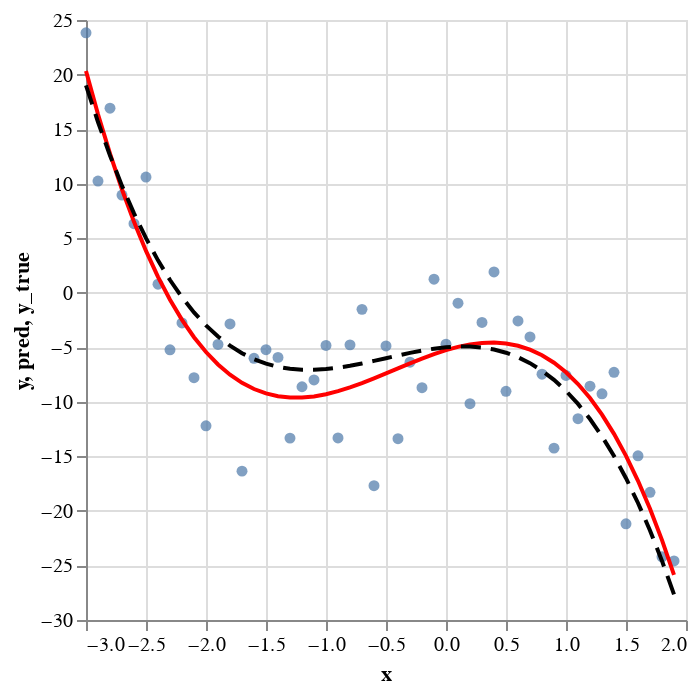

The cell this chart's notebook holds for it:
### Markdown cell above
* Layer these plots on top of the above scatter plot `c1`.

### Code cell
c1+c2+c3

### Figure 1 — Vega-Lite specification as saved in the notebook (floating-point values rounded to 4 significant figures)
{"config": {"view": {"continuousWidth": 300, "continuousHeight": 300}}, "layer": [{"mark": {"type": "circle"}, "encoding": {"x": {"field": "x", "type": "quantitative"}, "y": {"field": "y", "type": "quantitative"}}}, {"mark": {"type": "line", "color": "red"}, "encoding": {"x": {"field": "x", "type": "quantitative"}, "y": {"field": "pred", "type": "quantitative"}}}, {"mark": {"type": "line", "color": "black", "strokeDash": [10, 5]}, "encoding": {"x": {"field": "x", "type": "quantitative"}, "y": {"field": "y_true", "type": "quantitative"}}}], "data": {"name": "data-6cbb050be1ac1237ae924e965d0550e5"}, "$schema": "https://vega.github.io/schema/vega-lite/v5.8.0.json", "datasets": {"data-6cbb050be1ac1237ae924e965d0550e5": [{"x": -3.0, "y_true": 19.0, "y": 23.82, "pred": 20.32}, {"x": -2.9, "y_true": 15.65, "y": 10.24, "pred": 16.36}, {"x": -2.8, "y_true": 12.58, "y": 16.92, "pred": 12.75}, {"x": -2.7, "y_true": 9.796, "y": 8.955, "pred": 9.462}, {"x": -2.6, "y_true": 7.272, "y": 6.324, "pred": 6.495}, {"x": -2.5, "y_true": 5.0, "y": 10.6, "pred": 3.832}, {"x": -2.4, "y_true": 2.968, "y": 0.7841, "pred": 1.457}, {"x": -2.3, "y_true": 1.164, "y": -5.234, "pred": -0.6438}, {"x": -2.2, "y_true": -0.424, "y": -2.771, "pred": -2.483}, {"x": -2.1, "y_true": -1.808, "y": -7.792, "pred": -4.076}, {"x": -2.0, "y_true": -3.0, "y": -12.2, "pred": -5.436}, {"x": -1.9, "y_true": -4.012, "y": -4.74, "pred": -6.577}, {"x": -1.8, "y_true": -4.856, "y": -2.865, "pred": -7.513}, {"x": -1.7, "y_true": -5.544, "y": -16.35, "pred": -8.258}, {"x": -1.6, "y_true": -6.088, "y": -6.016, "pred": -8.827}, {"x": -1.5, "y_true": -6.5, "y": -5.224, "pred": -9.232}, {"x": -1.4, "y_true": -6.792, "y": -5.926, "pred": -9.489}, {"x": -1.3, "y_true": -6.976, "y": -13.33, "pred": -9.61}, {"x": -1.2, "y_true": -7.064, "y": -8.619, "pred": -9.61}, {"x": -1.1, "y_true": -7.068, "y": -7.999, "pred": -9.504}, {"x": -1.0, "y_true": -7.0, "y": -4.835, "pred": -9.304}, {"x": -0.9, "y_true": -6.872, "y": -13.31, "pred": -9.025}, {"x": -0.8, "y_true": -6.696, "y": -4.779, "pred": -8.681}, {"x": -0.7, "y_true": -6.484, "y": -1.525, "pred": -8.286}, {"x": -0.6, "y_true": -6.248, "y": -17.69, "pred": -7.854}, {"x": -0.5, "y_true": -6.0, "y": -4.88, "pred": -7.399}, {"x": -0.4, "y_true": -5.752, "y": -13.39, "pred": -6.934}, {"x": -0.3, "y_true": -5.516, "y": -6.368, "pred": -6.475}, {"x": -0.2, "y_true": -5.304, "y": -8.705, "pred": -6.034}, {"x": -0.1, "y_true": -5.128, "y": 1.24, "pred": -5.625}, {"x": 2.665e-15, "y_true": -5.0, "y": -4.714, "pred": -5.264}, {"x": 0.1, "y_true": -4.932, "y": -0.9556, "pred": -4.963}, {"x": 0.2, "y_true": -4.936, "y": -10.17, "pred": -4.737}, {"x": 0.3, "y_true": -5.024, "y": -2.721, "pred": -4.599}, {"x": 0.4, "y_true": -5.208, "y": 1.904, "pred": -4.564}, {"x": 0.5, "y_true": -5.5, "y": -9.036, "pred": -4.646}, {"x": 0.6, "y_true": -5.912, "y": -2.583, "pred": -4.858}, {"x": 0.7, "y_true": -6.456, "y": -4.049, "pred": -5.215}, {"x": 0.8, "y_true": -7.144, "y": -7.467, "pred": -5.731}, {"x": 0.9, "y_true": -7.988, "y": -14.25, "pred": -6.418}, {"x": 1.0, "y_true": -9.0, "y": -7.584, "pred": -7.293}, {"x": 1.1, "y_true": -10.19, "y": -11.54, "pred": -8.367}, {"x": 1.2, "y_true": -11.58, "y": -8.566, "pred": -9.657}, {"x": 1.3, "y_true": -13.16, "y": -9.27, "pred": -11.17}, {"x": 1.4, "y_true": -14.97, "y": -7.295, "pred": -12.93}, {"x": 1.5, "y_true": -17.0, "y": -21.18, "pred": -14.95}, {"x": 1.6, "y_true": -19.27, "y": -14.95, "pred": -17.24}, {"x": 1.7, "y_true": -21.8, "y": -18.29, "pred": -19.81}, {"x": 1.8, "y_true": -24.58, "y": -24.21, "pred": -22.68}, {"x": 1.9, "y_true": -27.65, "y": -24.59, "pred": -25.86}]}}
